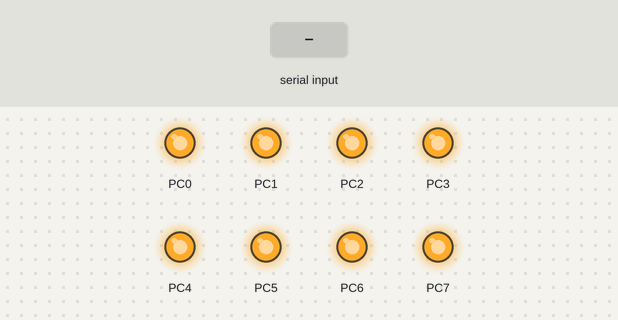
Recording of a program running on a simulated ATmega32, built with avr-gcc and emulated at 3.6864 MHz. On the bench: output pins drawn as LEDs (lit = HIGH). Dashed ring = blinking. The inputs (shaded band) are chosen by the test bench. The board resets itself during the run and starts again; what the program prints to the serial monitor is not drawn.

Above: at 3.4 s.
3.5 s: "E\n" received over Serial
At 3.61 s:
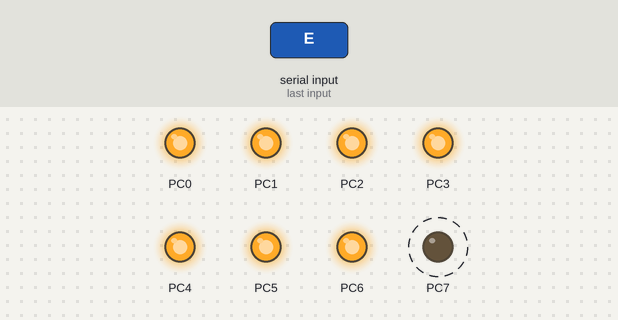
6.5 s: "a\n" received over Serial
8.0 s: "R\n" received over Serial
Timing chart, 0 to 11.0 s (numbered marks = the images above; inputs shaded):
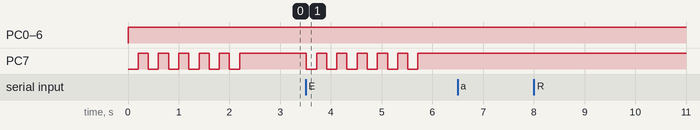

The program:

HHBoot.c
```c
#include <avr/io.h>
#include <avr/boot.h>
#include <avr/pgmspace.h>
#include "uart.h"
#include "ledDriver.h"
#define F_CPU 3686400
#include <util/delay.h>

#define	PAGESIZE 128
// Assume 1024W bootloader
// Important: The Mega32 fuses must be set according to this !
#define	APP_END	0x3BFF

// Definitions for device recognition (ATMega32)
#define	PARTCODE         0x73
#define	SIGNATURE_BYTE_1 0x1E
#define	SIGNATURE_BYTE_2 0x95
#define	SIGNATURE_BYTE_3 0x02

BOOTLOADER_SECTION int main()
{
	initLEDport('C');

	for (unsigned int i = 0; i < 12; i++)
	{
		toggleLED(7);
		_delay_ms(200);
	}

	char val;
	unsigned int address;
	unsigned int temp_int;

	// Disable all interrupts while boot loading
	__asm ("cli");
	// Clear SREG
	__asm ("eor r1,r1");
	__asm ("out 0x3f,r1");

	// Stack pointer = 0x085F (= RAMEND)
	__asm ("ldi r28,0x5F");
	__asm ("ldi r29,0x08");
	__asm ("out 0x3e,r29");
	__asm ("out 0x3d,r28" );

	// Initialize UART: 115200 bit/s, 8 data bits, no parity
	InitUART();

	while (1)
	{

		val = ReadChar();

		// Check auto increment status.
		if(val=='a')
		{
			SendChar('Y'); // Yes, we do auto increment.
		}

		// Set address.
		else if(val=='A') // Set address...
		{ // NOTE: Flash addresses are given in words, not bytes.
			address=((unsigned int)ReadChar()<<8) | ReadChar(); // Read address high and low byte.
			SendChar('\r'); // Send OK back.
		}

		// Chip erase.
		else if(val=='e')
		{
			for(address = 0; address < APP_END; address += PAGESIZE)
			{ // NOTE: Here we use address as a byte-address, not word-address, for convenience.
				boot_spm_busy_wait();
				boot_page_erase(address);
			}
			SendChar('\r'); // Send OK back.
		}

		// Read program memory.
		else if(val=='R')
		{
			// Send high byte, then low byte of flash word.
			boot_spm_busy_wait();
			boot_rww_enable();
			SendChar( pgm_read_byte_near((address << 1)+1 ) );
			SendChar( pgm_read_byte_near(address << 1) );
			address++; // Auto-advance to next Flash word.
		}

		// Write program memory, low byte.
		else if(val=='c')
		{ // NOTE: Always use this command before sending high byte.
			temp_int = ReadChar(); // Get low byte for later _FILL_TEMP_WORD.
			SendChar('\r'); // Send OK back.
		}

		// Write program memory, high byte.
		else if(val=='C')
		{
			temp_int |= ((unsigned int)ReadChar()<<8); // Get and insert high byte.
			boot_spm_busy_wait();
			boot_page_fill((address << 1), temp_int ); // Convert word-address to byte-address and fill.
			address++; // Auto-advance to next Flash word.
			SendChar('\r'); // Send OK back.
		}

		// Write page.
		else if(val== 'm')
		{
			if( address >= (APP_END>>1) ) // Protect boot loader area.
			{
				SendChar('?');
			}
			else
			{
				boot_spm_busy_wait();
				boot_page_write(address << 1); // Convert word-address to byte-address and write.
			}
			SendChar('\r'); // Send OK back.
		}

		// Enter and leave programming mode.
		else if( (val=='P') || (val=='L') )
		{
			SendChar('\r'); // Nothing special to do, just answer OK.
		}

		// Exit boot loader.
		else if(val=='E')
		{
			boot_spm_busy_wait();
			boot_rww_enable();
			SendChar('\r');
			// Generate watchdog RESET (starting the application)
			WDTCR = 0b00001000;
			while(1)
			{}
		}

		// Get programmer type.
		else if (val=='p')
		{
			SendChar('S'); // Answer 'SERIAL'.
		}

		// Return supported device codes.
		else if(val=='t')
		{
			SendChar( PARTCODE ); // Supports only this device, of course.
			SendChar( 0 ); // Send list terminator.
		}

		// Set LED, clear LED and set device type.
		else if((val=='x') || (val=='y') || (val=='T'))
		{
			ReadChar(); // Ignore the command and its parameter.
			SendChar('\r'); // Send OK back.
		}

		// Return programmer identifier.
		else if(val=='S')
		{
			SendChar('A'); // Return 'AVRBOOT'.
			SendChar('V'); // Software identifier (programmer signature) is always 7 characters.
			SendChar('R');
			SendChar('B');
			SendChar('O');
			SendChar('O');
			SendChar('T');
		}

		// Return software version.
		else if(val=='V')
		{
			SendChar('1');
			SendChar('5');
		}

		// Return signature bytes.
		else if(val=='s')
		{
			SendChar( SIGNATURE_BYTE_3 );
			SendChar( SIGNATURE_BYTE_2 );
			SendChar( SIGNATURE_BYTE_1 );
		}

		// The last command to accept is ESC (synchronization).
		else if(val!=0x1b) // If not ESC, then it is unrecognized...
		{
			SendChar('?');
		}
	}
}
```

uart.c
```c
/**************************************************
* "uart.c":                                       *
* Simple polled Mega32 UART driver.               *
*                                                 *
* Henning Hargaard, 29.1.2015                      *
***************************************************/
#include <avr/io.h>
#include "uart.h"

// Constants
#define XTAL 3686400

__attribute__ ((section (".bootloader")))
void InitUART()
{
  // "Normal" clock, no multiprocessor mode (= default)
  UCSRA = 0b00100000;
  // No interrupts enabled
  // Receiver enabled
  // Transmitter enabled
  UCSRB = 0b00011000;
  // Asynchronous operation, 1 stop bit, no parity
  // 8 data bits
  UCSRC = 0b10000110;
  //Baud rate = 115200
  // Write upper part of UBRR
  UBRRH = ((XTAL/16)/115200 - 1) >> 8;
  // Write lower part of UBRR
  UBRRL = ((XTAL/16)/115200 - 1);
}


/*************************************************************************
Awaits new character received.
Then this character is returned.
*************************************************************************/
__attribute__ ((section (".bootloader")))
char ReadChar()
{
  // Wait for new character received
  while ( (UCSRA & (1<<7)) == 0 )
  {}
  // Then return it
  return UDR;
}

/*************************************************************************
Awaits transmitter-register ready.
Then it send the character.
Parameter :
	Ch : Character for sending.
*************************************************************************/
__attribute__ ((section (".bootloader")))
void SendChar(char Ch)
{
  // Wait for transmitter register empty (ready for new character)
  while ( (UCSRA & (1<<5)) == 0 )
  {}
  // Then send the character
  UDR = Ch;
}
```

uart.h
```c
/**************************************
* "uart.h":                           *
* Header file for Mega32 UART driver. *
* Henning Hargaard, 29.1.2015          *
***************************************/
void InitUART();
char ReadChar();
void SendChar(char Ch);
/**************************************/
```

ledDriver.c
```c
#include <avr/io.h>

#define MAX_LED_NR 7

void initLEDport(char key)
{
	switch (key)
	{
		case 'A':
		DDRA = 0b11111111;
		PORTA = 0xFF;
		break;
		case 'B':
		DDRB = 0b11111111;
		PORTB = 0xFF;
		break;
		case 'C':
		DDRC = 0b11111111;
		PORTC = 0xFF;
		break;
		case 'D':
		break;
		DDRD = 0b11111111;
		PORTD = 0xFF;
		break;
		default:
		DDRC = 0b11111111;
		PORTC = 0xFF;
		break;
	}
}

void writeAllLEDs(unsigned char pattern)
{
	// Fetch the parameter, invert all bits, and send to LEDs
	// The bits has to be inverted, because HW dictates
	// a 0 will turn ON a LED
	PORTC = ~pattern;
}

void turnOnLED(unsigned char led_nr)
{
	// Local variable
	unsigned char mask;
	// We only have to do anything, if led_nr < 8
	if (led_nr <= MAX_LED_NR)
	{
		// Create mask based on the parameter (led_nr)
		mask = ~(0b00000001 << led_nr);
		// Turn ON the actual LED (the rest are unchanged)
		PORTC = PORTC & mask;
	}
}

void turnOffLED(unsigned char led_nr)
{
	// Local variable
	unsigned char mask;
	// We only have to do anything, if led_nr < 8
	if (led_nr <= MAX_LED_NR)
	{
		// Create mask based on the parameter (led_nr)
		mask = 0b00000001 << led_nr;
		// Turn OFF the actual LED (the rest are unchanged)
		PORTC = PORTC | mask;
	}
}

void toggleLED(unsigned char led_nr)
{
	// Local variable
	unsigned char mask;
	// We only have to do anything, if led_nr < 8
	if (led_nr <= MAX_LED_NR)
	{
		// Create mask based on the parameter (led_nr)
		mask = 0b00000001 << led_nr;
		// Toggle the actual LED (the rest are unchanged)
		PORTC = PORTC ^ mask;
	}
}
```

ledDriver.h
```c
/*
 * ledDriver.h
 *
 * Created: 03-03-2017 00:59:35
 *  Author: Joachim
 */


#ifndef LEDDRIVER_H_
#define LEDDRIVER_H_
void initLEDport();
void writeAllLEDs(unsigned char pattern);
void turnOnLED(unsigned char led_nr);
void turnOffLED(unsigned char led_nr);
void toggleLED(unsigned char led_nr);
#endif /* LEDDRIVER_H_ */
```

Measured:
- after the input at 3.5 s, PC7: alternates HIGH for 0.20 s and LOW for 0.20 s, 12 changes in all, then stays HIGH, starting at once
- after the input at 6.5 s, every drawn part: stays the same
- after the input at 8.0 s, every drawn part: stays the same
- by itself, PC7: alternates HIGH for 0.20 s and LOW for 0.20 s, 11 changes in all, then stays HIGH
